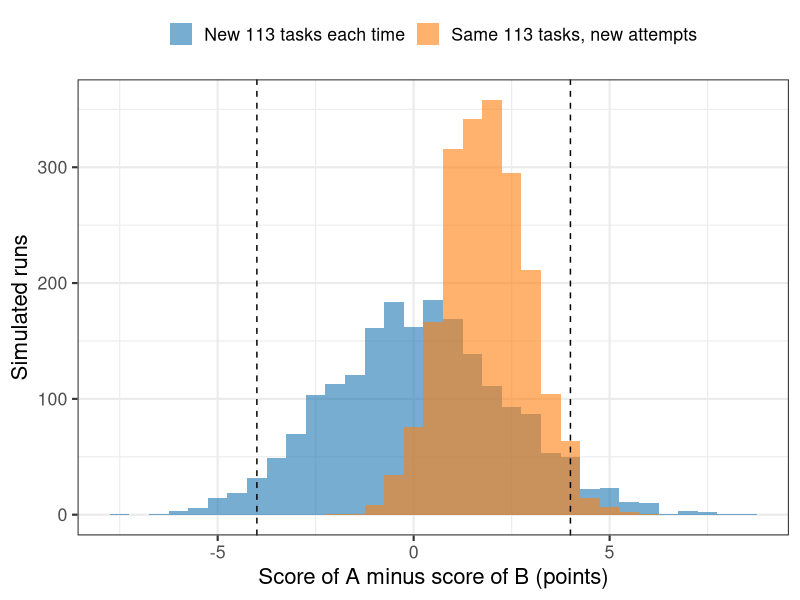

Source code (R):
## ---- chunk 1
library(dplyr)
library(purrr)
library(tibble)
library(tidyr)
library(ggplot2)
## ---- chunk 2
set.seed(2026)

N_pool <- 10000  # possible tasks that could have been written
n <- 113         # tasks on the benchmark
K <- 20          # attempts per task

# Each task has a difficulty d_j. Each model's solve probability on task j
# depends on the difficulty plus a model-specific strength or weakness on that task.
pool <- tibble(j = 1:N_pool, d_j = rnorm(N_pool, 0, 1.5)) |>
  mutate(
    theta_A = plogis(1.6 - d_j + rnorm(N_pool, 0, 1)),
    theta_B = plogis(1.6 - d_j + rnorm(N_pool, 0, 1))
  )

pool |>
  summarise(
    p_A = mean(theta_A),
    p_B = mean(theta_B),
    cor_theta_A_B = cor(theta_A, theta_B),
    theta_A_10pct = quantile(theta_A, 0.1),
    theta_A_90pct = quantile(theta_A, 0.9)
  )
## ---- chunk 3
run_benchmark <- function(tasks) {
  tasks |>
    mutate(
      s_A = rbinom(n(), K, theta_A) / K,
      s_B = rbinom(n(), K, theta_B) / K
    ) |>
    summarise(p_hat_A = mean(s_A), p_hat_B = mean(s_B))
}

fixed_tasks <- slice_sample(pool, n = n)

sims <- bind_rows(
  map(1:2000, \(r) run_benchmark(fixed_tasks)) |>
    list_rbind() |>
    mutate(source = "Same 113 tasks, new attempts"),
  map(1:2000, \(r) run_benchmark(slice_sample(pool, n = n))) |>
    list_rbind() |>
    mutate(source = "New 113 tasks each time")
) |>
  mutate(gap = p_hat_A - p_hat_B)

sim_summary <- sims |>
  group_by(source) |>
  summarise(
    sd_p_hat_A = sd(p_hat_A),
    mean_gap = mean(gap),
    sd_gap = sd(gap),
    share_gap_at_least_4 = mean(abs(gap) >= 0.04)
  )
sim_summary

fixed_row <- filter(sim_summary, source == "Same 113 tasks, new attempts")
fresh_row <- filter(sim_summary, source == "New 113 tasks each time")
## ---- chunk 4
#| label: fig-gap
#| fig-cap: "The score gap between two models with identical true skill, over 2,000 simulated benchmark runs. The dashed lines mark a gap of 4 points."
#| code-fold: true
ggplot(sims, aes(x = 100 * gap, fill = source)) +
  geom_histogram(binwidth = 0.5, alpha = 0.6, position = "identity") +
  geom_vline(xintercept = c(-4, 4), linetype = "dashed") +
  scale_fill_manual(values = c("#1f77b4", "#ff7f0e")) +
  labs(x = "Score of A minus score of B (points)", y = "Simulated runs", fill = NULL) +
  theme_bw(base_size = 16) +
  theme(legend.position = "top")
## ---- chunk 5
set.seed(7)

one_run <- slice_sample(pool, n = n) |>
  mutate(
    s_A = rbinom(n(), K, theta_A) / K,
    s_B = rbinom(n(), K, theta_B) / K,
    d_j = s_A - s_B
  )

paired_test <- one_run |>
  summarise(
    d_bar = mean(d_j),
    se_paired = sd(d_j) / sqrt(n()),
    se_unpaired = sqrt(var(s_A) + var(s_B)) / sqrt(n()),
    z = d_bar / se_paired
  )
paired_test
